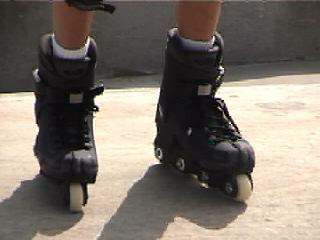
#> input picture frame 18 of test_sample_image/blading.mov, 320 x 240 px
$ python main_movie_fileoutput.py
#> lines starting #> are read from the running program, lines starting #| are printed output that depends on the picture; after the words box and inside, x2 and y2 are one past the last pixel; in counts of white or black regions, pixels touching at a corner belong together
'''
動画を取り込んで、txtファイルに変換。
'''

import numpy as np
import cv2
import socket
import math
#define
#Curryのしきい値
Edge_min = 100
Edge_max = 200

delay = 1
#C:/Users/herom/Desktop/NY_Laser_Project/NY_Laser_Project/test_sample_image/blading.mov
file_path='C:/Users/herom/Desktop/NY_Laser_Project/NY_Laser_Project/test_sample_image/blading.mov'
file_write_path = 'C:/Users/herom/Desktop/NY_Laser_Project/NY_Laser_Project/output_txt/movie_test4.txt'

lazer_on_message='lazer_on, '
lazer_off_message='lazer_off, '
frame_start_message='frame_start, '
frame_end_message='frame_end, '

#画像取り込み後の最大サイズ。
Image_Scale_X=480
Image_Scale_Y=480

# アスペクト比を固定して、指定した解像度にリサイズする。
def scale_to_resolation(img, resolation):
    h, w = img.shape[:2]
    scale = math.sqrt(resolation / (h * w))
    return cv2.resize(img, dsize=None, fx=scale, fy=scale)

# アスペクト比を固定して、指定した大きさに収まるようリサイズする。
def scale_box(img, width, height):
    scale = min(width / img.shape[1], height / img.shape[0])
    return cv2.resize(img, dsize=None, fx=scale, fy=scale)

#動画を取り込む
try:
    cap = cv2.VideoCapture(file_path)
#取り込めなかった場合。
except cv2.error:
    print('you can not open file')

#ビデオ情報表示
print('width:',cap.get(cv2.CAP_PROP_FRAME_WIDTH))
print('height:',cap.get(cv2.CAP_PROP_FRAME_HEIGHT))
print('FPS:',cap.get(cv2.CAP_PROP_FPS))
print('FrameCount:',cap.get(cv2.CAP_PROP_FRAME_COUNT))
frameconut=cap.get(cv2.CAP_PROP_FRAME_COUNT)
print('Movie_time:',cap.get(cv2.CAP_PROP_FRAME_COUNT) / cap.get(cv2.CAP_PROP_FPS))

#1frameに変換
ret, frame = cap.read()
#> frame is the input picture: shape (240, 320, 3); mean B, G, R 105.9, 114.7, 123.7

#動画保存用変数
#fourcc = cv2.VideoWriter_fourcc('m','p','4', 'v')
#out = cv2.VideoWriter('output.mp4',fourcc, cap.get(cv2.CAP_PROP_FPS), (Image_Scale_X,Image_Scale_Y),True)

#send_message初期化
send_message=''
while(cap.isOpened()):
    ret, frame = cap.read()
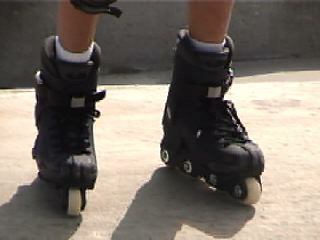
#> input picture frame 19 of test_sample_image/blading.mov, 320 x 240 px
#> frame is the input picture: shape (240, 320, 3); mean B, G, R 104.9, 113.8, 122.7
    #frameをリサイズ
    scaled_img=scale_box(frame,Image_Scale_X,Image_Scale_Y)
    #ブラーをかけてノイズを飛ばす。
    blur=cv2.blur(scaled_img,(3,3))
    # グレースケース化
    gray = cv2.cvtColor(blur, cv2.COLOR_BGR2GRAY)
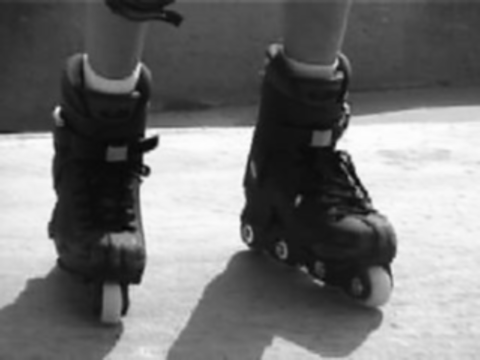
#> gray: shape (360, 480); min 5, max 253, mean 115.4
    #画像を反転
    gray=cv2.flip(gray,0)
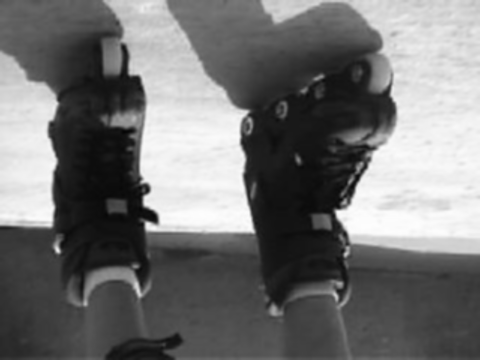
#> gray: shape (360, 480); min 5, max 253, mean 115.4

    #CannyにてEdge取り出し。
    edges = cv2.Canny(gray,Edge_min,Edge_max)
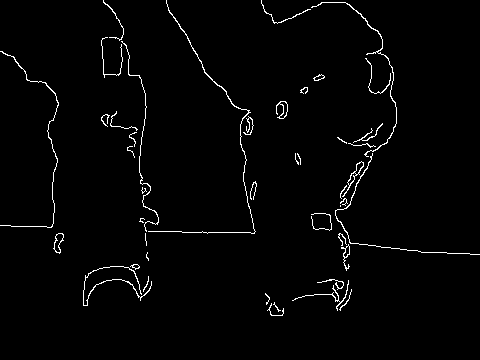
#> edges: shape (360, 480); 1.9% white in thin lines or dots, all inside (x1, y1, x2, y2) = (0, 0, 480, 316)

    #二値化
    ret,thresh2 = cv2.threshold(edges,127,255,cv2.THRESH_BINARY)

    #output_image
    output = thresh2

    #輪郭の取り出し
    contours, hierarchy = cv2.findContours(thresh2,cv2.RETR_TREE,cv2.CHAIN_APPROX_SIMPLE)
#> contours = 51 contours, 32 with area under 20; largest, box (x1, y1, x2, y2) and area: (342, 161, 364, 197) 120, (53, 233, 64, 254) 112, (54, 233, 64, 253) 98, (276, 101, 288, 119) 88, (279, 101, 288, 119) 74

    #輪郭を描画
    cv2.drawContours(frame, contours, -1, (0,255,0), 1)
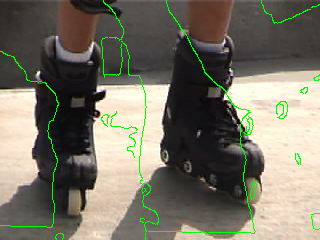
#> frame: shape (240, 320, 3); 2.18% of pixels changed, all inside (x1, y1, x2, y2) = (0, 0, 320, 240)
    #動画を表示
    '''
    if ret:
        cv2.imshow("Check_Movie", output)
        if cv2.waitKey(delay) & 0xFF == ord('q'):
            break
    else:
        cap.set(cv2.CAP_PROP_POS_FRAMES, 0)
    #'''
    #動画として書き出し
    #out.write(output)
    #'''udpの送信でFPSが落ちる。おそらくpytyon状のfor分の影響だと考えられる。
    #ポイントの数を下げる関数を考えるかｃ＋＋にするか。
    send_message=send_message+frame_start_message
    for i in range(len(contours)):
        first_flag=1
        send_message=send_message+lazer_off_message
        for j in range(len(contours[i])):
            for k in range(len(contours[i][j])):
                data=','.join(map(str, contours[i][j][k]))
                msg = data #送信する文字列
                if first_flag==1:
                    first_flag=0
                elif first_flag==0:
                    send_message=send_message+lazer_on_message
                    first_flag=2
                send_message=send_message+msg
                send_message=send_message+', '
#> this loop made 51 passes
    send_message=send_message+frame_end_message

    #'''
    #今のフレーム数を確認する。
    print(cap.get(cv2.CAP_PROP_POS_FRAMES))
    if (cap.get(cv2.CAP_PROP_POS_FRAMES)==frameconut):
    #保存するためループを抜ける。
        break

with open(file_write_path, mode='w') as f:
    f.write(send_message)

cap.release()
cv2.destroyAllWindows()

$ run again, starting later in the video
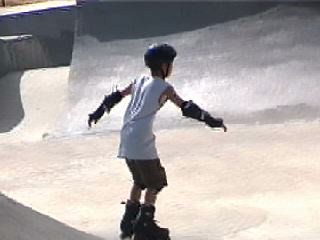
#> input picture frame 81 of test_sample_image/blading.mov, 320 x 240 px
#> frame is the input picture: shape (240, 320, 3); mean B, G, R 169.4, 170.6, 176.4
#> `edges = cv2.Canny(gray,Edge_min,Edge_max)`:
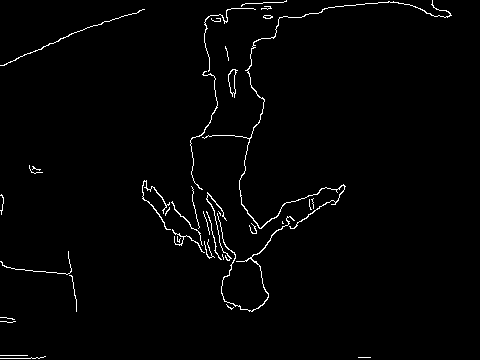
#> edges: shape (360, 480); 1.6% white in thin lines or dots
#> contours = 40 contours, 30 with area under 20; largest, box (x1, y1, x2, y2) and area: (202, 0, 452, 229) 146, (228, 69, 238, 98) 128, (228, 69, 236, 94) 118, (217, 213, 295, 312) 86, (142, 180, 171, 230) 45
#> `cv2.drawContours(frame, contours, -1, (0,255,0), 1)`:
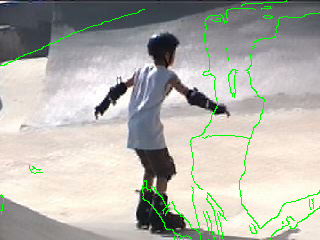
#> frame: shape (240, 320, 3); mean B, G, R 171.5, 179.6, 179.6
#> the loop `for i in range(len(contours)):` made 40 passes

$ run again, starting later in the video
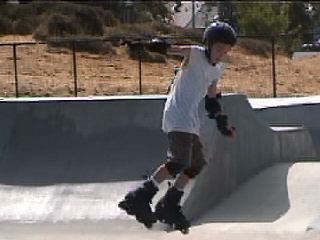
#> input picture frame 144 of test_sample_image/blading.mov, 320 x 240 px
#> frame is the input picture: shape (240, 320, 3); mean B, G, R 96.3, 99.4, 106.1
#> `edges = cv2.Canny(gray,Edge_min,Edge_max)`:
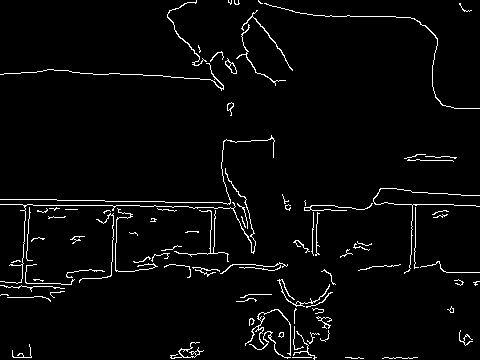
#> edges: shape (360, 480); 3.3% white in thin lines or dots
#> contours = 103 contours, 87 with area under 20; largest, box (x1, y1, x2, y2) and area: (225, 58, 237, 74) 74, (277, 279, 330, 307) 50, (0, 168, 256, 284) 46, (245, 309, 291, 356) 46, (170, 342, 204, 359) 44
#> `cv2.drawContours(frame, contours, -1, (0,255,0), 1)`:
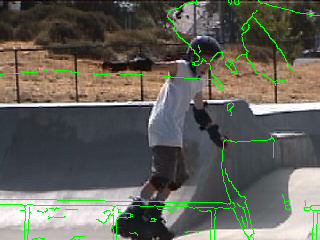
#> frame: shape (240, 320, 3); mean B, G, R 89.6, 99.8, 98.8
#> the loop `for i in range(len(contours)):` made 103 passes
